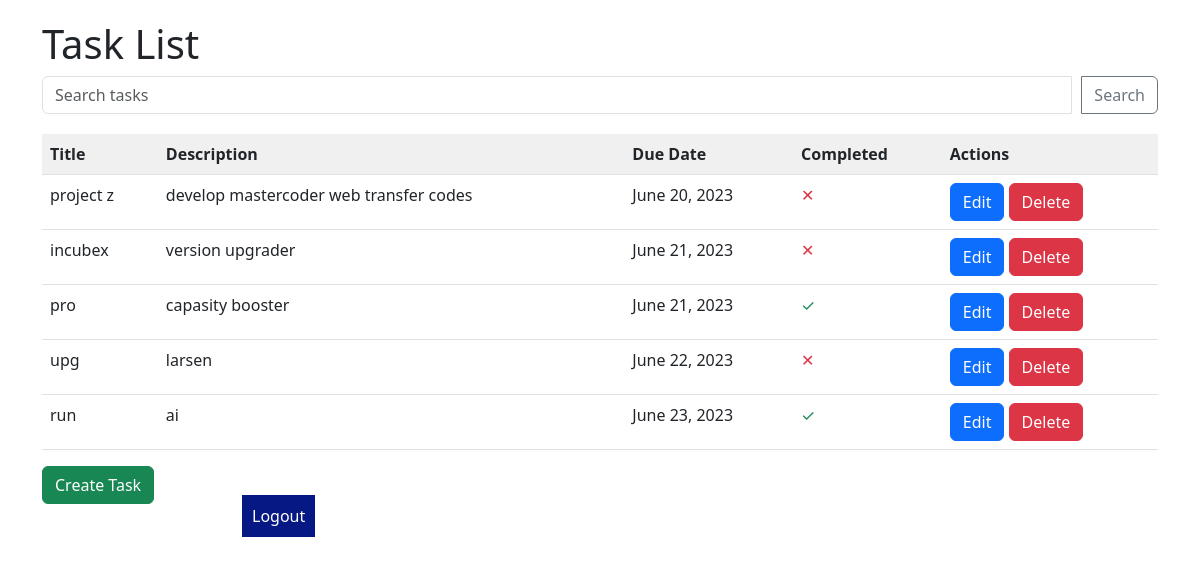
The page /t/ (signed in) on the database its author committed.
### tasks/models.py (models this page shows, shortened)
class Task(models.Model):
    title = models.CharField(max_length=200)
    description = models.TextField()
    due_date = models.DateField()
    completed = models.BooleanField(default=False)

### tasks/views.py (the view)
# urls.py: path('t/', task_list, name='task_list'),
@login_required(login_url='/')
def task_list(request):
    search_query = request.GET.get('search', '')
    if search_query:
        tasks = Task.objects.filter(title__icontains=search_query)
    else:
        tasks = Task.objects.all()
    return render(request, 'tasks/task_list.html', {'tasks': tasks, 'search_query': search_query})

### tasks/templates/tasks/task_list.html (shortened to what this page needs)
<!DOCTYPE html>
<html>
<head>
    <link rel="stylesheet" href="https://cdn.jsdelivr.net/npm/bootstrap@5.3.0/dist/css/bootstrap.min.css">
</head>
<body>
    <div class="container">
        <h1>Task List</h1>
        <form method="GET" action="{% url 'task_list' %}" class="search-form">
            <div class="input-group">
                <input type="text" class="form-control search-input" placeholder="Search tasks" name="search" value="{{ search_query }}">
                <button class="btn btn-outline-secondary" type="submit">Search</button>
            </div>
        </form>
        <table class="table task-table">
            <thead>
                <tr>
                    <th>Title</th>
                    <th>Description</th>
                    <th>Due Date</th>
                    <th>Completed</th>
                    <th>Actions</th>
                </tr>
            </thead>
            <tbody>
                {% for task in tasks %}
                <tr>
                    <td>{{ task.title }}</td>
                    <td>{{ task.description }}</td>
                    <td>{{ task.due_date }}</td>
                    <td>
                        {% if task.completed %}
                            <span class="text-success">&#10003;</span>
                        {% else %}
                            <span class="text-danger">&#10005;</span>
                        {% endif %}
                    </td>
                    <td>
                        <a href="{% url 'update_task' task.pk %}" class="btn btn-primary">Edit</a>
                        <a href="{% url 'delete_task' task.pk %}" class="btn btn-danger">Delete</a>
                    </td>
                </tr>
                {% endfor %}
            </tbody>
        </table>
        <a href="{% url 'create_task' %}" class="btn btn-success">Create Task</a>
        <div id="logout">
            <a href="{% url 'logout' %}">Logout</a>
        </div>
    </div>
</body>
</html>

### tasks/templates/tasks/task_list.html (style rules this page uses)
body { padding: 20px; }
.task-table { width: 100%; }
.task-table th { background-color: #f0f0f0; }
#logout a { padding: 10px; color: #fff; background-color: #051883; text-decoration: none; margin: 10px 10px; width: auto; margin-left: 200px; text-align: center; }
.search-form { display: flex; justify-content: center; margin-bottom: 20px; }
.search-input { flex: 1; margin-right: 10px; }

### rows shown on the page
Task: title "project z", description "develop mastercoder web transfer codes", due_date "June 20, 2023"
Task: title "incubex", description "version upgrader", due_date "June 21, 2023"
Task: title "pro", description "capasity booster", due_date "June 21, 2023"
Task: title "upg", description "larsen", due_date "June 22, 2023"
Task: title "run", description "ai", due_date "June 23, 2023"
